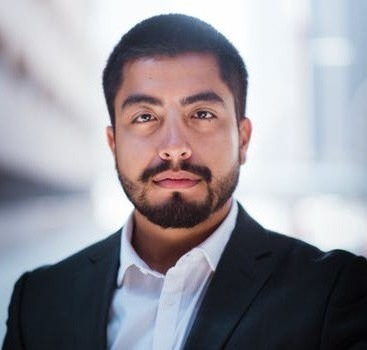
//> input picture opencv/spmallick-learnopencv/SeamlessCloning/images/man.jpg, 367 x 350 px
$ ./laplacian_pyramid_blending   (built with g++ and OpenCV 4)
//> lines starting //> are read from the running program, lines starting //| are printed output that depends on the picture; after the words box and inside, x2 and y2 are one past the last pixel; in counts of white or black regions, pixels touching at a corner belong together
#include <opencv2/opencv.hpp>

using namespace cv;
using namespace std;

void getLaplacianPyramid(Mat &guassianPyramid, Mat &laplacianPyramid)
{
    // compute laplacian pyramid from the guassian pyramid
    Mat downSampled;
    pyrDown(guassianPyramid, downSampled);

    // up sample the down sampled
    Mat blurred;
    pyrUp(downSampled, blurred);

    subtract(guassianPyramid, blurred, laplacianPyramid);
}

void combineImages(Mat &A, Mat &B, Mat &mask, Mat &destination)
{
    destination = Mat::zeros(A.rows, A.cols, CV_32FC3);

    // destination is weighted sum of A and B, with weights mask, and 1-mask respectively
    for (int y = 0; y < A.rows; ++y) {
        for (int x = 0; x < A.cols; ++x) {
            Vec3f a = A.at<Vec3f>(Point(x, y));
            Vec3f b = B.at<Vec3f>(Point(x, y));
            Vec3f m = mask.at<Vec3f>(Point(x, y));

            float b_ = a[0] * m[0] + (1 - m[0]) * b[0];
            float g_ = a[1] * m[1] + (1 - m[1]) * b[1];
            float r_ = a[2] * m[2] + (1 - m[2]) * b[2];

            destination.at<Vec3f>(y, x)[0] = b_;
            destination.at<Vec3f>(y, x)[1] = g_;
            destination.at<Vec3f>(y, x)[2] = r_;
        }
    }
}

int main()
{
    // Read two images
    Mat A = imread("images/man.jpg");
//> A is the input picture: 350 rows x 367 cols, CV_8UC3; mean B, G, R 154, 146.7, 149.3
    Mat B = imread("images/woman.jpg");
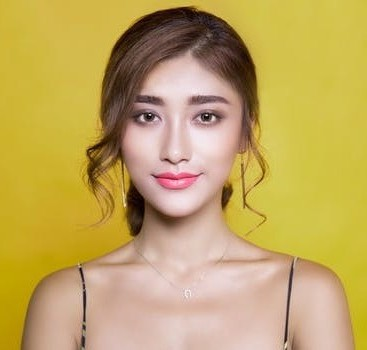
//> input picture opencv/spmallick-learnopencv/SeamlessCloning/images/woman.jpg, 367 x 350 px
//> B is the input picture: 350 rows x 367 cols, CV_8UC3; mean B, G, R 95, 166.8, 193.8

    // Convert to float
    A.convertTo(A, CV_32FC3, 1/255.0);
//> A: 350 rows x 367 cols, CV_32FC3
    B.convertTo(B, CV_32FC3, 1/255.0);
//> B: 350 rows x 367 cols, CV_32FC3

    // Create a rough mask around man's face in A
    Mat mask = Mat::zeros(A.rows, A.cols, CV_8UC3);

    Point points[11];
    points[0] = Point(164, 226);
    points[1] = Point(209, 225);
    points[2] = Point(238, 188);
    points[3] = Point(252, 133);
    points[4] = Point(248, 75);
    points[5] = Point(240, 29);
    points[6] = Point(192, 15);
    points[7] = Point(150, 15);
    points[8] = Point(100, 70);
    points[9] = Point(106, 133);
    points[10] = Point(123, 194);

    const Point *polygon[1] = { points };
    int n = 11;

    // Fill the polygon formed by the points
    fillPoly(mask, polygon, &n, 1, Scalar::all(255));
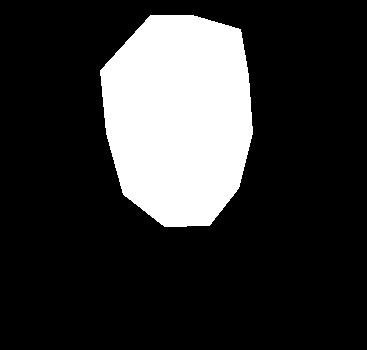
//> mask: 350 rows x 367 cols, CV_8UC3; 20.3% white; 1 white region, box (x1, y1, x2, y2) and area: (100, 15, 253, 227) 26016

    // Convert to float
    mask.convertTo(mask, CV_32FC3, 1/255.0);

    // Multiply with float < 1.0 to take weighted average of man and woman's face
    mask = mask * 0.7;

    // Resizing to multiples of 2^(levels in pyramid), thus 32 in our case
    resize(A, A, Size(384, 352));
//> A: 352 rows x 384 cols, CV_32FC3

    // B and mask should have same size as A for multiplication and addition operations later
    resize(B, B, A.size());
//> B: 352 rows x 384 cols, CV_32FC3
    resize(mask, mask, A.size());

    // Start with original images (base of pyramids)
    Mat guassianA = A.clone();
    Mat guassianB = B.clone();
    Mat guassianMask = mask.clone();

    // Number of levels in pyramids, try with different values. Be careful with image sizes
    int maxIterations = 2;

    // Combined laplacian pyramids of both images
    vector<Mat> combinedLaplacianPyramids;

    for (int i = 0; i < maxIterations; ++i) {
        // compute laplacian pyramids for A
        Mat laplacianA;
        getLaplacianPyramid(guassianA, laplacianA);

        // compute laplacian pyramids for B
        Mat laplacianB;
        getLaplacianPyramid(guassianB, laplacianB);

        // combine laplacian pyramids
        Mat combinedLaplacian;
        combineImages(laplacianA, laplacianB, guassianMask, combinedLaplacian);

        // Insert combinedLaplacian in the beginning of the list of combined laplacian pyramids
        combinedLaplacianPyramids.insert(combinedLaplacianPyramids.begin(), combinedLaplacian);

        // Update guassian pyramids for next iteration
        pyrDown(guassianA, guassianA);
        pyrDown(guassianB, guassianB);
        pyrDown(guassianMask, guassianMask);
    }
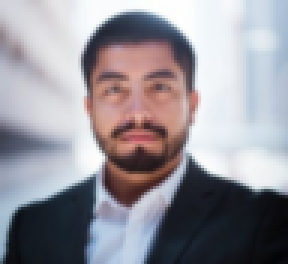
//> guassianA: 88 rows x 96 cols, CV_32FC3 (shown 3 times larger); mean B, G, R 0.607, 0.579, 0.589
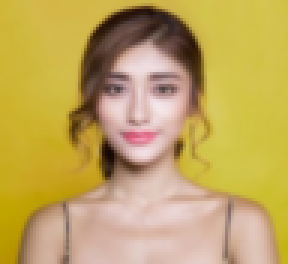
//> guassianB: 88 rows x 96 cols, CV_32FC3 (shown 3 times larger); mean B, G, R 0.371, 0.654, 0.76
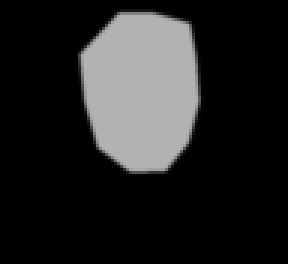
//> guassianMask: 88 rows x 96 cols, CV_32FC3 (shown 3 times larger); min 0, max 0.7, mean 0.142

    // combine last guassians (top level of laplacian pyramids is same as that of guassian's)
    Mat lastCombined;
    combineImages(guassianA, guassianB, guassianMask, lastCombined);

    // Insert lastCombined in the beginning of the list of combined laplacian pyramids
    combinedLaplacianPyramids.insert(combinedLaplacianPyramids.begin(), lastCombined);
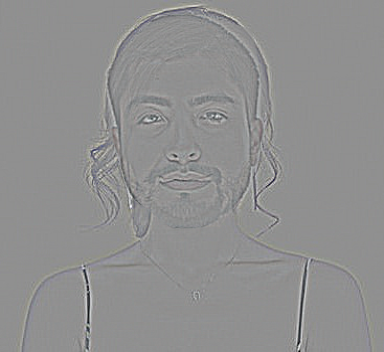
//> combinedLaplacianPyramids[2]: 352 rows x 384 cols, CV_32FC3; mean B, G, R -0.000156, -0.000129, -0.000114; drawn with min black and max white

    // reconstructing image
    Mat blendedImage = combinedLaplacianPyramids[0];

    for (int i = 1; i < combinedLaplacianPyramids.size(); ++i) {
        // up sample and add to next level
        pyrUp(blendedImage, blendedImage);
        add(blendedImage, combinedLaplacianPyramids[i], blendedImage);
    }
//> this loop made 2 passes

    // put blended image back to sky image at original location
    imshow("blended", blendedImage);

    // direct combining both halves for comparison
    Mat directCombined;
    combineImages(A, B, mask, directCombined);
//> after the loop in combineImages (call 4), `for (int y = 0; y < A.rows; ++y)`:
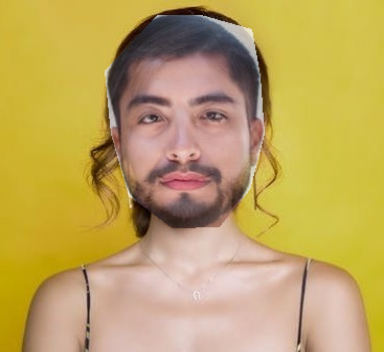
//> destination: 352 rows x 384 cols, CV_32FC3; mean B, G, R 0.372, 0.647, 0.753
    imshow("directCombined", directCombined);

    waitKey();
    return 0;
}
